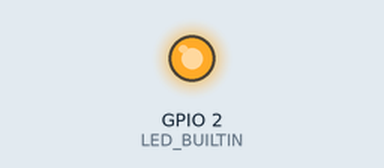
Recording of a sketch running on a simulated ESP32. On the bench: output pins drawn as LEDs (lit = HIGH).

Above: at 1.5 s.
At 4.5 s:
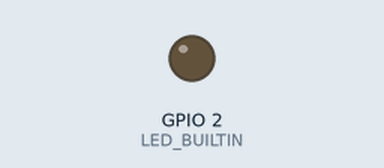
Timing chart, 0 to 7.8 s (numbered marks = the images above):
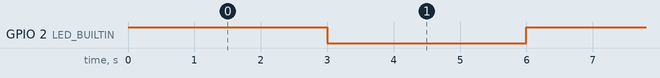

Measured:
- by itself, GPIO 2 (LED_BUILTIN): alternates HIGH for 3.0 s and LOW for 3.0 s

The sketch:

deployment.ino
```cpp
/*
  ESP32 LED Blink Example

  This code blinks the built-in LED on an ESP32 development board
  every 3 seconds.

  Most ESP32 boards have a built-in LED connected to GPIO pin 2.
*/

// Define the LED pin
#define LED_BUILTIN 2

// the setup function runs once when you press reset or power the board
void setup() {
  // initialize digital pin LED_BUILTIN as an output.
  pinMode(LED_BUILTIN, OUTPUT);
}

// the loop function runs over and over again forever
void loop() {
  digitalWrite(LED_BUILTIN, HIGH);   // turn the LED on (HIGH is the voltage level)
  delay(3000);                      // wait for 3 seconds
  digitalWrite(LED_BUILTIN, LOW);    // turn the LED off by making the voltage LOW
  delay(3000);                      // wait for 3 seconds
}
```
